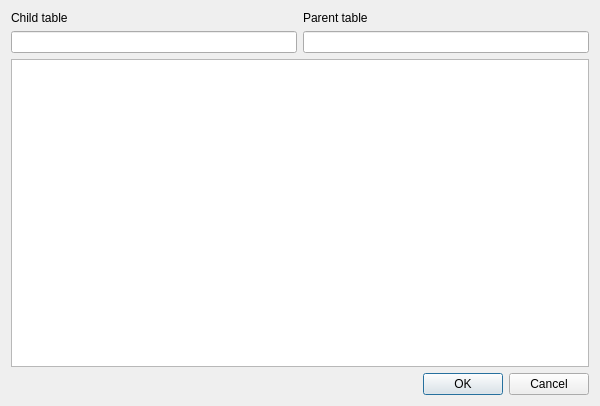
<?xml version="1.0" encoding="UTF-8"?>
<ui version="4.0">
 <class>Schema2RelationsListDialog</class>
 <widget class="QDialog" name="Schema2RelationsListDialog">
  <property name="geometry">
   <rect>
    <x>0</x>
    <y>0</y>
    <width>600</width>
    <height>406</height>
   </rect>
  </property>
  <property name="windowTitle">
   <string>Relations</string>
  </property>
  <layout class="QVBoxLayout" name="verticalLayout">
   <item>
    <layout class="QGridLayout" name="gridLayout">
     <item row="1" column="0">
      <widget class="QLineEdit" name="childTable"/>
     </item>
     <item row="0" column="1">
      <widget class="QLabel" name="label_2">
       <property name="text">
        <string>Parent table</string>
       </property>
      </widget>
     </item>
     <item row="0" column="0">
      <widget class="QLabel" name="label">
       <property name="text">
        <string>Child table</string>
       </property>
      </widget>
     </item>
     <item row="1" column="1">
      <widget class="QLineEdit" name="parentTable"/>
     </item>
    </layout>
   </item>
   <item>
    <widget class="QTableView" name="table">
     <attribute name="horizontalHeaderVisible">
      <bool>false</bool>
     </attribute>
     <attribute name="horizontalHeaderStretchLastSection">
      <bool>true</bool>
     </attribute>
    </widget>
   </item>
   <item>
    <widget class="QDialogButtonBox" name="buttonBox">
     <property name="orientation">
      <enum>Qt::Horizontal</enum>
     </property>
     <property name="standardButtons">
      <set>QDialogButtonBox::Cancel|QDialogButtonBox::Ok</set>
     </property>
    </widget>
   </item>
  </layout>
 </widget>
 <resources/>
 <connections>
  <connection>
   <sender>buttonBox</sender>
   <signal>accepted()</signal>
   <receiver>Schema2RelationsListDialog</receiver>
   <slot>accept()</slot>
   <hints>
    <hint type="sourcelabel">
     <x>248</x>
     <y>254</y>
    </hint>
    <hint type="destinationlabel">
     <x>157</x>
     <y>274</y>
    </hint>
   </hints>
  </connection>
  <connection>
   <sender>buttonBox</sender>
   <signal>rejected()</signal>
   <receiver>Schema2RelationsListDialog</receiver>
   <slot>reject()</slot>
   <hints>
    <hint type="sourcelabel">
     <x>316</x>
     <y>260</y>
    </hint>
    <hint type="destinationlabel">
     <x>286</x>
     <y>274</y>
    </hint>
   </hints>
  </connection>
 </connections>
</ui>
